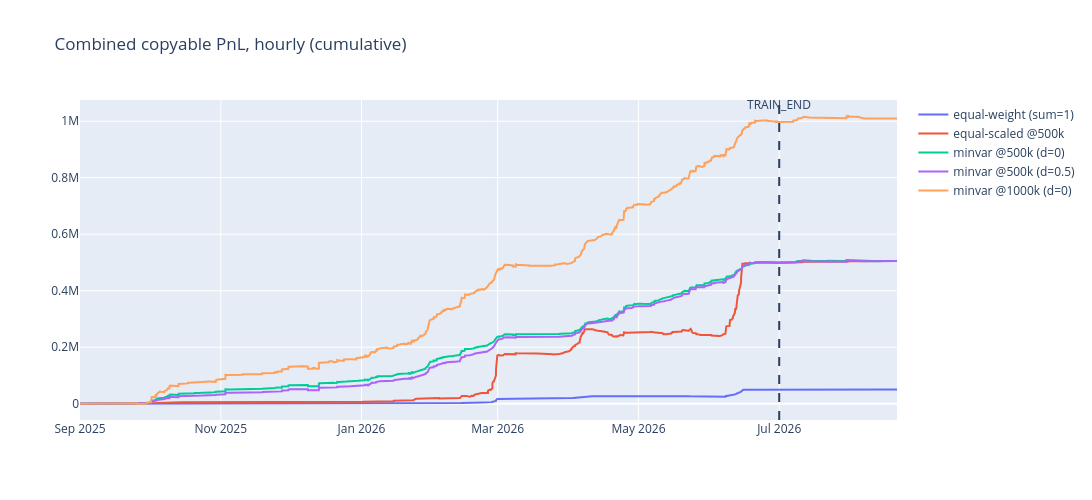

Source (notebook cell):
### Markdown cell above
### Combined copyable PnL over time (hourly resolution)

### Code cell
d_fit['hour'] = d_fit['dt'].dt.floor('h')

def hourly_matrix(sub):
    g = sub.groupby(['hour', 'wallet'], observed=True)['cpnl20'].sum().unstack('wallet')
    g = g.reindex(columns=copyable_wallets)
    full = pd.date_range(g.index.min(), g.index.max(), freq='h')
    return g.reindex(full).fillna(0.0)

Xh_all = hourly_matrix(d_fit)
print(f'hourly matrix: {Xh_all.shape} ({Xh_all.index.min()} .. {Xh_all.index.max()})')

traces = [
    ('equal-weight (sum=1)', w_eq),
    ('equal-scaled @500k', fits[TARGET_PNL]['equal_scaled']),
    ('minvar @500k (d=0)', fits[TARGET_PNL]['minvar']),
    (f'minvar @500k (d={best_delta})', fits_delta[best_delta]),
    ('minvar @1000k (d=0)', fits[1_000_000]['minvar']),
]

fig = go.Figure()
for name, w in traces:
    s = pd.Series(Xh_all.values @ w, index=Xh_all.index).cumsum()
    fig.add_trace(go.Scatter(x=s.index, y=s.values, name=name))
fig.add_vline(x=TRAIN_END, line_dash='dash')
fig.add_annotation(x=TRAIN_END, yref='paper', y=1.02, text='TRAIN_END', showarrow=False)
fig.update_layout(title='Combined copyable PnL, hourly (cumulative)',
                  width=1100, height=500)
fig.show()

### Figure 1 — Plotly figure (JSON) as saved in the notebook; plotly's stock layout.template omitted (floating-point values rounded to 4 significant figures; data arrays with more than 128 entries replaced by an {"elided": "..."} marker saying what was removed)
{"data": [{"name": "equal-weight (sum=1)", "type": "scatter", "x": {"elided": "8498 str values"}, "y": {"elided": "8498 float values"}}, {"name": "equal-scaled @500k", "type": "scatter", "x": {"elided": "8498 str values"}, "y": {"elided": "8498 float values"}}, {"name": "minvar @500k (d=0)", "type": "scatter", "x": {"elided": "8498 str values"}, "y": {"elided": "8498 float values"}}, {"name": "minvar @500k (d=0.5)", "type": "scatter", "x": {"elided": "8498 str values"}, "y": {"elided": "8498 float values"}}, {"name": "minvar @1000k (d=0)", "type": "scatter", "x": {"elided": "8498 str values"}, "y": {"elided": "8498 float values"}}], "layout": {"annotations": [{"showarrow": false, "text": "TRAIN_END", "x": "2026-07-01T00:00:00+00:00", "y": 1.02, "yref": "paper"}], "height": 500, "shapes": [{"line": {"dash": "dash"}, "type": "line", "x0": "2026-07-01T00:00:00+00:00", "x1": "2026-07-01T00:00:00+00:00", "xref": "x", "y0": 0, "y1": 1, "yref": "y domain"}], "title": {"text": "Combined copyable PnL, hourly (cumulative)"}, "width": 1100}}
